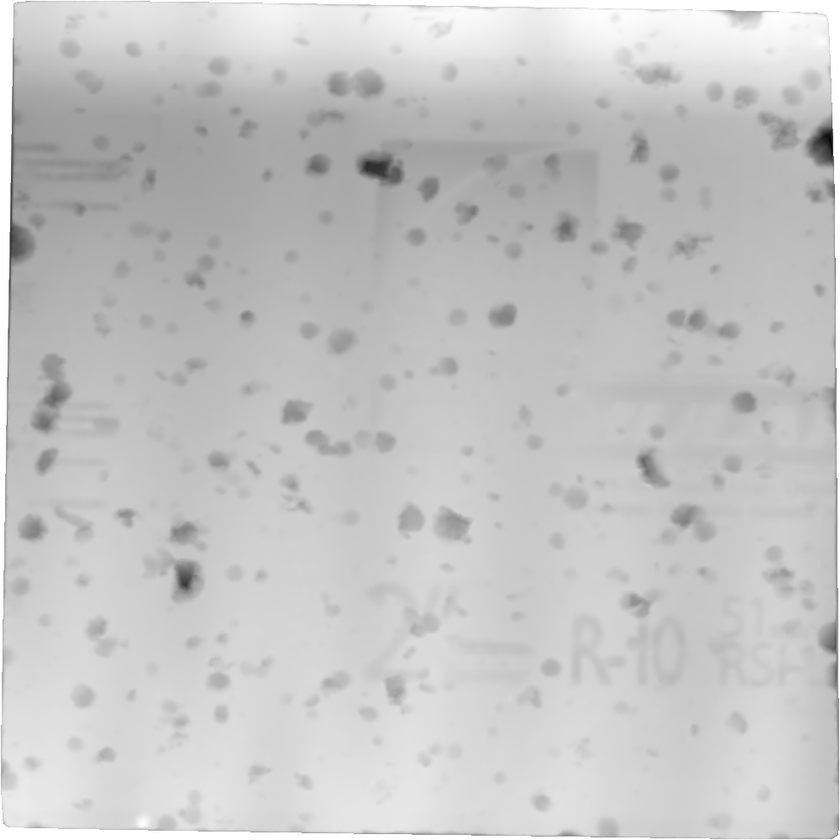
#> input picture src/images/dmapOG.png, 840 x 840 px, shrunk from 1000 x 1000 before the run
$ python -i analyze_dmap_test.py   (imports and definitions only)   (older library calls are emulated)
#> lines starting #> are read from the running program, lines starting #| are printed output that depends on the picture
#> further down, picture is the input picture: shape (840, 840, 3); min 2, max 255, mean 196.8
import open3d as o3d
import cv2
import numpy as np
import matplotlib.pyplot as plt
from IPython.display import Image, display
from scipy.interpolate import LinearNDInterpolator


def analyze_dmap_test(img):
    """Apply CV algorithms to analyze the depth map and identify hail indents"""

    # Apply blackhat transform
    filter_size = (50, 50)
    blackhat_kernel = cv2.getStructuringElement(cv2.MORPH_RECT, filter_size)
    blackhat_img = cv2.morphologyEx(img, cv2.MORPH_BLACKHAT, blackhat_kernel)
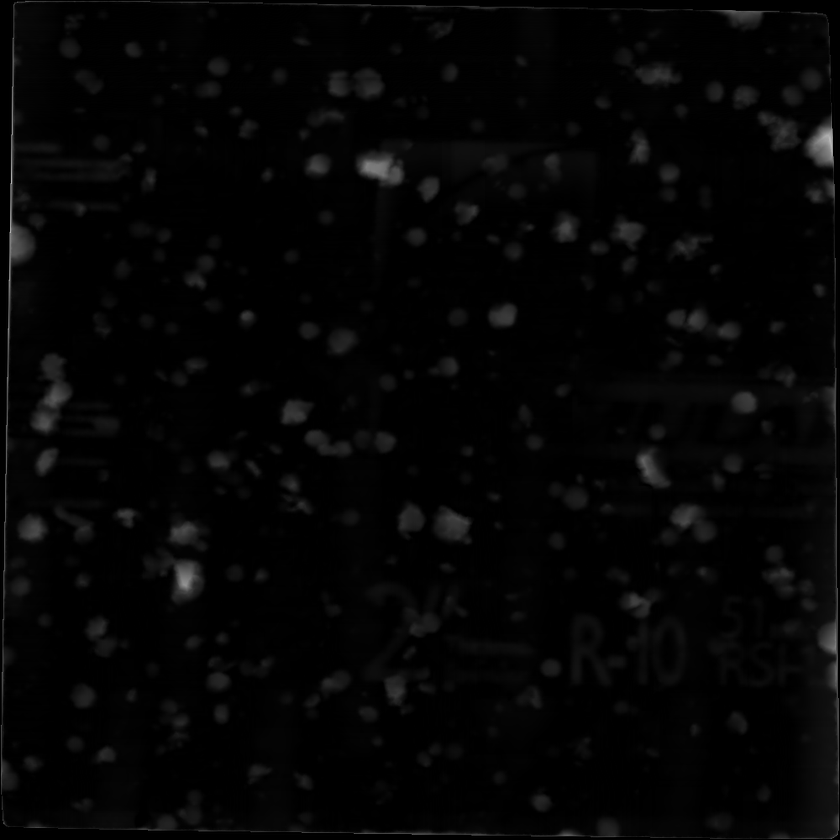
#> blackhat_img: shape (840, 840, 3); min 0, max 186, mean 4.8

    # FOR TESTING PURPOSES (TODO: REMOVE)
    cv2.imshow("blackhat", blackhat_img)
    cv2.waitKey(0)

    # Separate out shallow artifacts by depth
    depth_threshold = 17 # TODO: Make adjustable
    blackhat_bg = np.where(
        blackhat_img > depth_threshold, 0, blackhat_img)
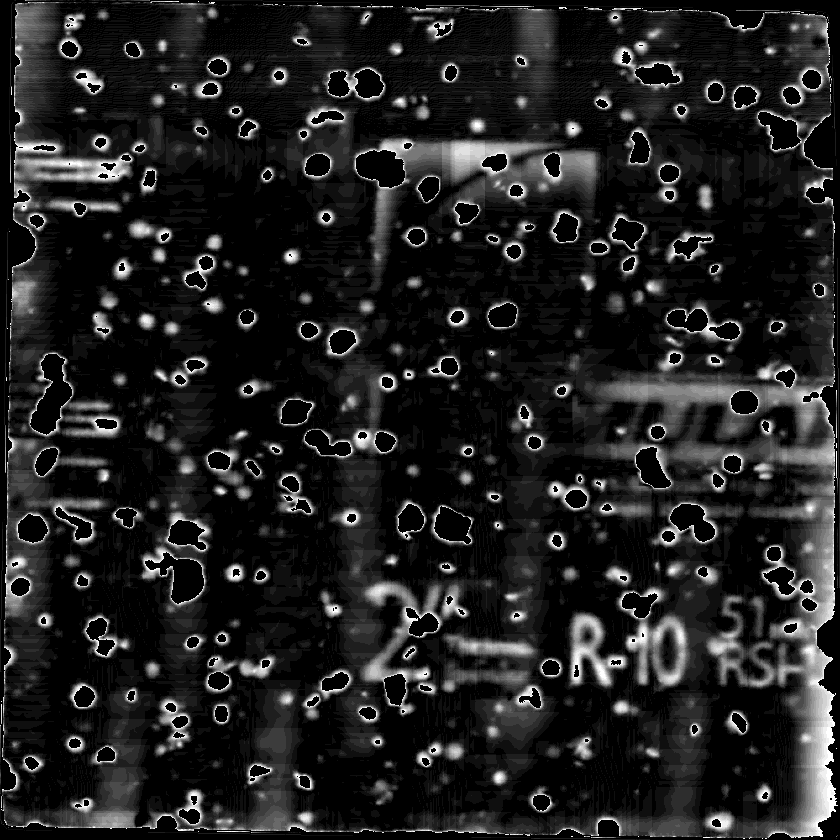
#> blackhat_bg: shape (840, 840, 3); min 0, max 17, mean 2.17; drawn with min black and max white

    # FOR TESTING PURPOSES (TODO: REMOVE)
    cv2.imshow("blackhat bg", blackhat_bg)
    cv2.waitKey(0)

#> (the run stopped early here; a loop or call above may not have finished)

$ run again, on src/images/dmapsm.png
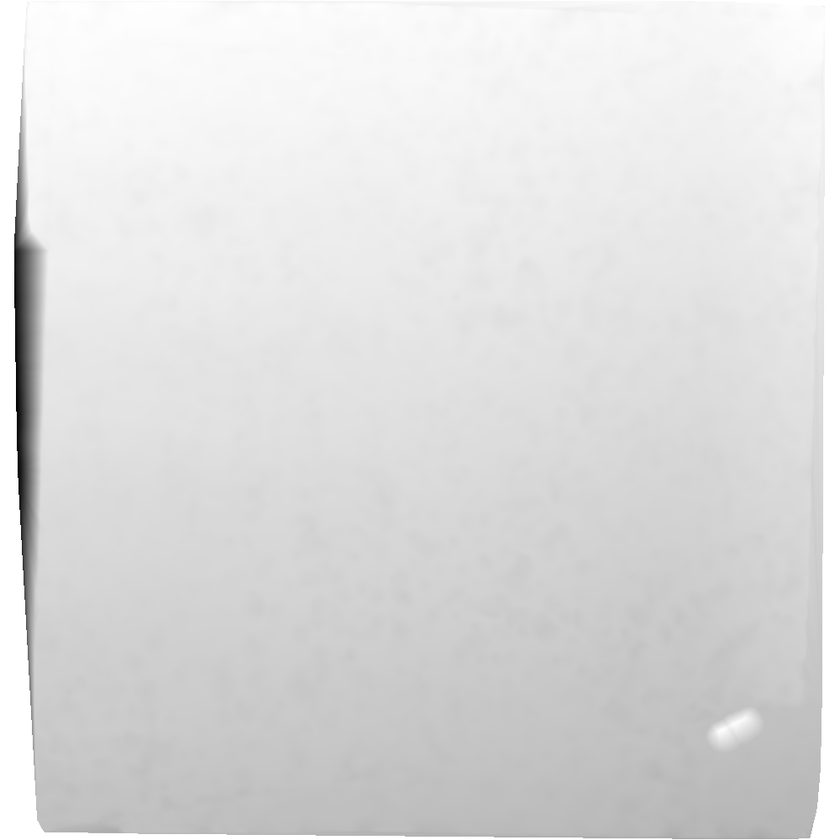
#> input picture src/images/dmapsm.png, 840 x 840 px, shrunk from 1000 x 1000 before the run
#> picture is the input picture: shape (840, 840, 3); min 0, max 255, mean 221.3
#> in analyze_dmap_test, `blackhat_img = cv2.morphologyEx(img, cv2.MORPH_BLACKHAT, blackhat_kern..`:
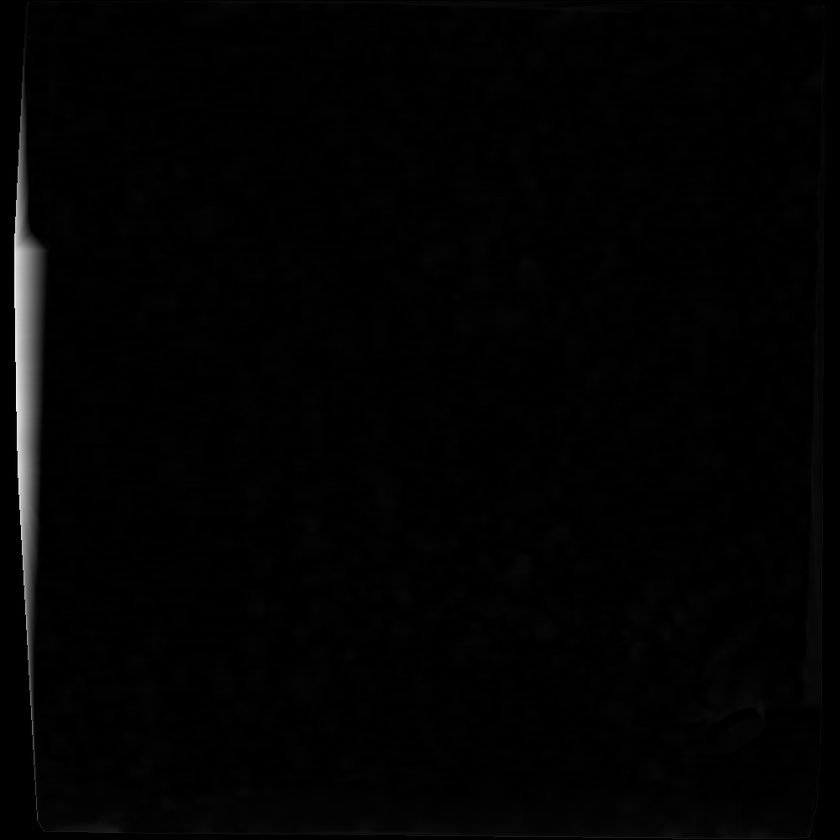
#> blackhat_img: shape (840, 840, 3); min 0, max 247, mean 2.7
#> in analyze_dmap_test, `blackhat_bg = np.where( blackhat_img > depth_threshold, 0, blackhat_img)`:
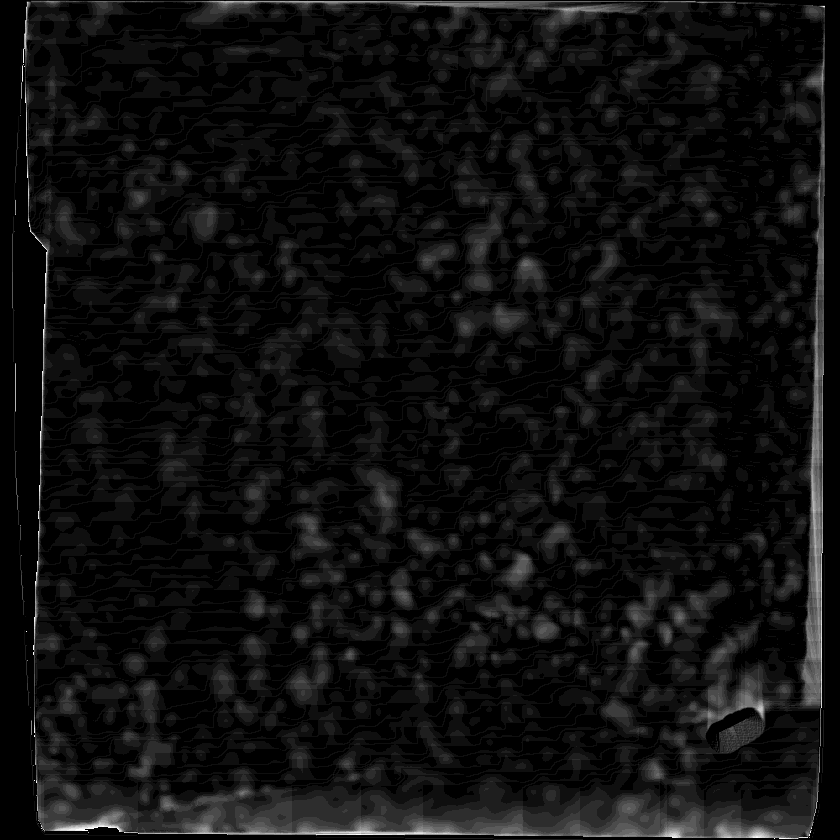
#> blackhat_bg: shape (840, 840, 3); min 0, max 17, mean 0.997; drawn with min black and max white
